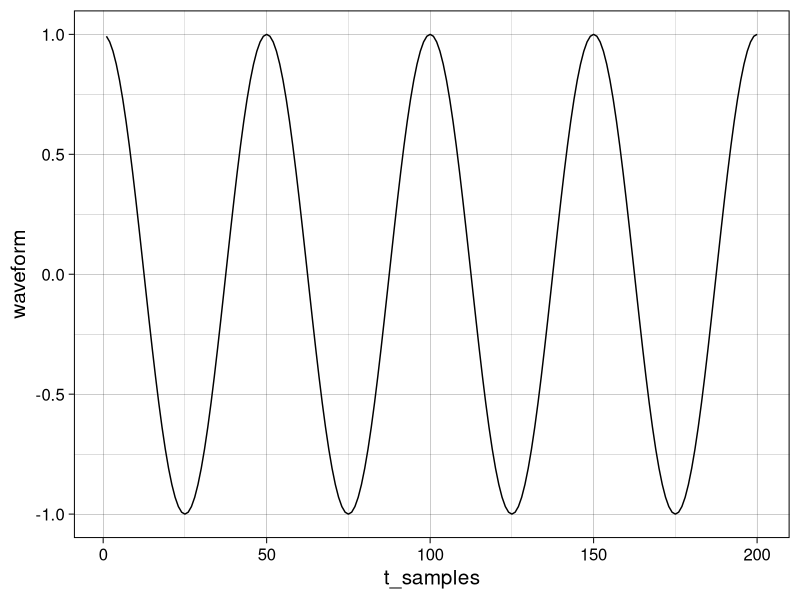

Here is the R script that generated this plot:
## ---- chunk 1
knitr::opts_chunk$set(echo = TRUE)
## ---- chunk 2
library(magrittr)
library(ggplot2)
## ---- chunk 3
theme_set(theme_linedraw(base_size = 15))
## ---- chunk 4
generate_waveform <- function(freq_hzs, amplitudes, decay_tau = NA, duration_s = 1.0, sps = 200) {
  t_samples <- seq(sps * duration_s)
  waveform_matrix = matrix(nrow = length(freq_hzs), ncol = length(t_samples))
  
  for (i in seq_along(freq_hzs)) {
    if (is.na(decay_tau)) {
      waveform_matrix[i, ] <- amplitudes[i] * cos(2 * pi * freq_hzs[i] * t_samples / sps)
    }
    else {
      waveform_matrix[i, ] <- amplitudes[i] * cos(2 * pi * freq_hzs[i] * t_samples / sps) * exp(-t_samples / (decay_tau * sps))
    }
  }
  
  wv <- colSums(waveform_matrix)
  
  data.frame(
    t_samples = t_samples,
    waveform = wv
  )
}
## ---- chunk 5
# waveform_2 <- generate_waveform(c(4.0), c(1.0), decay_tau = 0.25)
waveform_2 <- generate_waveform(c(4.0), c(1.0))
ggplot(waveform_2, aes(x = t_samples, y = waveform)) +
  geom_line()
